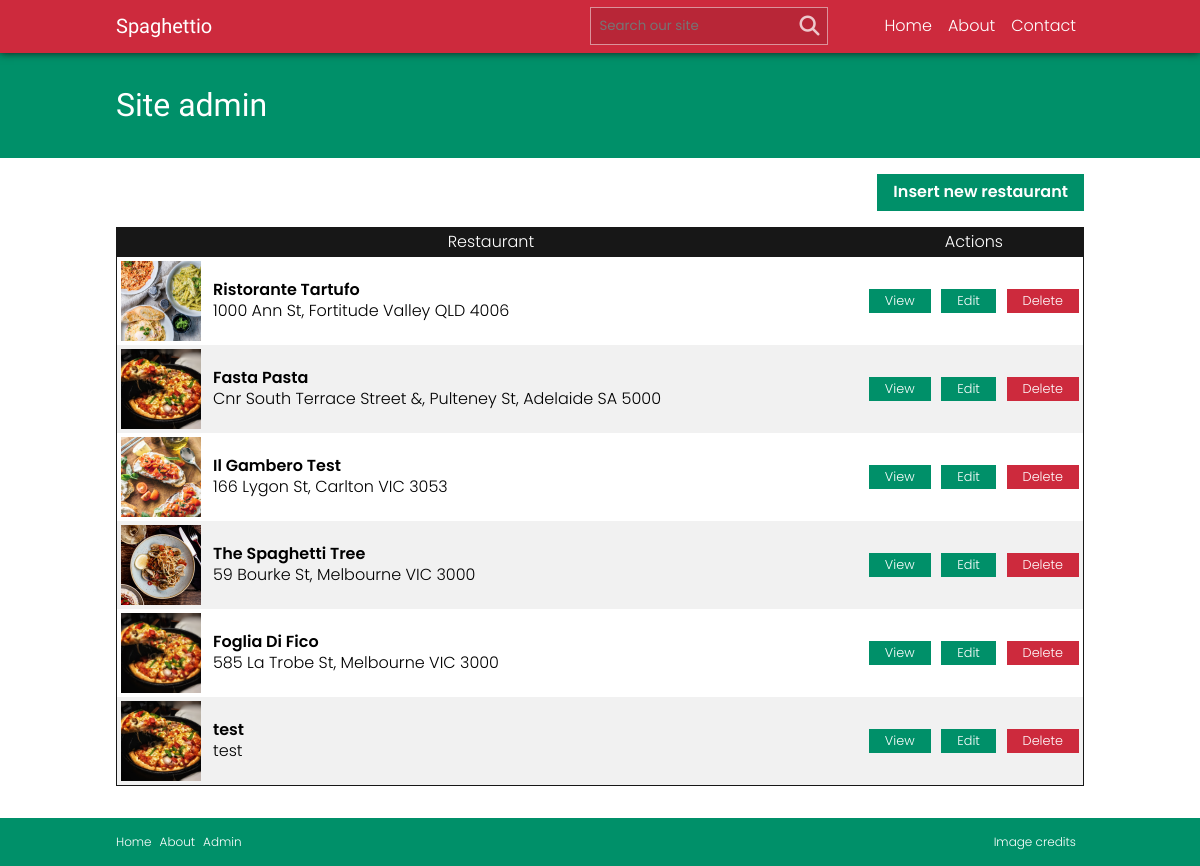
The app's page /admin.php with its own data.
### tables this page shows
CREATE TABLE IF NOT EXISTS `restaurant_details` (
  `ID` int(11) NOT NULL AUTO_INCREMENT,
  `name` varchar(255) NOT NULL,
  `address` varchar(255) NOT NULL,
  `description` text NOT NULL,
  `category` varchar(50) NOT NULL,
  `imagePath` varchar(255) NOT NULL,
  `imageCreator` varchar(255) NOT NULL,
  `imageSourceURL` varchar(255) NOT NULL,
  PRIMARY KEY (`ID`)
);

### database/dbController.php (called while the page is built, shortened)
<?php
class dbController {
	private $conn;
	public function dbConnect($host, $user, $pass, $db): mysqli {
		$this->conn = new mysqli(
			$this->host = $host,
			$this->user = $user,
			$this->pass = $pass,
			$this->db = $db
		);
		return $this->conn;
	}
	public function getAll(): array {
		$query = 'SELECT * from restaurant_details';
		$raw_results = $this->conn->query($query);
		$formatted_results = [];
		while($row = $raw_results->fetch_assoc()) {
			array_push($formatted_results, $row);
		}
		return $formatted_results;
	}
}

### admin.php (the view, shortened to what this page needs)
<?php
require_once('database/dbController.php');
$db = new dbController();
$db->dbConnect(HOST, USER, PASS, DB);
$restaurants = $db->getAll();
?>
<!DOCTYPE html>
<html lang="en">
<head>
	<?php include('partials/head.php'); ?>
</head>
<body>
	<?php include('partials/header.php'); ?>
	<?php
	include('partials/page-heading.php');
	?>
	<main>
		<section class="page-content">
			<div class="container container-content">
				<div class="button-wrap">
					<a href="insert.php" class="btn btn-secondary">Insert new restaurant</a>
				</div>
				<table>
					<thead>
						<tr>
							<th colspan="2">Restaurant</th>
							<th colspan="3">Actions</th>
						</tr>
					</thead>
					<tbody>
						<?php
						foreach($restaurants as $restaurant) { ?>
							<tr>
								<td class="image">
									<a class="image-wrap" href="detail.php?id=<?php echo $restaurant['ID']; ?>">
										<img src="<?php echo $restaurant['imagePath']; ?>" alt="<?php echo $restaurant['name'];?>"/>
									</a>
								</td>
								<td class="copy">
									<p>
										<a href="detail.php?id=<?php echo $restaurant['ID']; ?>"><?php echo $restaurant['name']; ?></a>
										<?php echo $restaurant['address']; ?>
									</p>
								</td>
								<td class="action"><a href="detail.php?id=<?php echo $restaurant['ID']; ?>" class="btn btn-small btn-secondary">View</a></td>
								<td class="action"><a href="insert.php?id=<?php echo $restaurant['ID']; ?>" class="btn btn-small btn-secondary">Edit</a></td>
								<td class="action"><a href="delete.php?id=<?php echo $restaurant['ID']; ?>" class="btn btn-small btn-primary">Delete</a></td>
							</tr>
						<?php } ?>
					</tbody>
				</table>
			</div>
		</section>
	</main>
	<?php include('partials/footer.php'); ?>
</body>
</html>

### css/style.css (style rules this page uses)
:root { --primary-color: rgb(205, 42, 61); --secondary-color: rgb(0, 144, 105); --light-color: rgba(241, 241, 241); --dark-color: rgb(23, 23, 23); --body-font: 'Poppins', sans-serif; --heading-font: 'Besley', serif; }
body { font-family: var(--body-font); font-weight: 300; line-height: 1.3; }
.container { max-width: 1000px; margin-left: auto; margin-right: auto; box-sizing: border-box; padding: 0 1rem; }
.container-content { padding: 1rem; }
.button-wrap { display: flex; align-items: center; justify-content: flex-end; }
.btn { display: inline-block; padding: 0.5rem 1rem; font-weight: 600; text-decoration: none; transition: all 0.3s ease; }
.btn-small { padding: 0.25rem 1rem; font-size: 0.8rem; font-weight: 300; }
.btn-primary { background: var(--primary-color); color: white; }
.btn-secondary { background: var(--secondary-color); color: white; }
table { border: 1px solid var(--dark-color); margin: 1rem 0; width: 100%; }
table th, table td { padding: 0.25rem; }
table thead tr th { background: var(--dark-color); color: white; }
table tbody tr:nth-of-type(even) { background: var(--light-color); }
table tbody tr td { vertical-align: middle; }
table tbody tr td.image { width: 80px; }
table tbody tr td.image .image-wrap { display: block; width: 80px; height: 80px; overflow: hidden; }
table tbody tr td.image .image-wrap img { width: 100%; height: 100%; object-fit: cover; object-position: center center; transition: all 0.3s ease; }
table tbody tr td.copy { padding: 0.25rem 0.5rem; }
table tbody tr td.copy p a { display: block; font-weight: 600; text-decoration-color: transparent; color: inherit; transition: all 0.3s ease; }
table tbody tr td.action { width: 60px; text-align: center; }

### records on screen
restaurant_details: imagePath (picture), name "Ristorante Tartufo", address "1000 Ann St, Fortitude Valley QLD 4006"
restaurant_details: imagePath (picture), name "Fasta Pasta", address "Cnr South Terrace Street &, Pulteney St, Adelaide SA 5000"
restaurant_details: imagePath (picture), name "Il Gambero Test", address "166 Lygon St, Carlton VIC 3053"
restaurant_details: imagePath (picture), name "The Spaghetti Tree", address "59 Bourke St, Melbourne VIC 3000"
restaurant_details: imagePath (picture), name "Foglia Di Fico", address "585 La Trobe St, Melbourne VIC 3000"
restaurant_details: imagePath+name (picture), name "test", address "test"

### other values on screen
$heading "Site admin"
